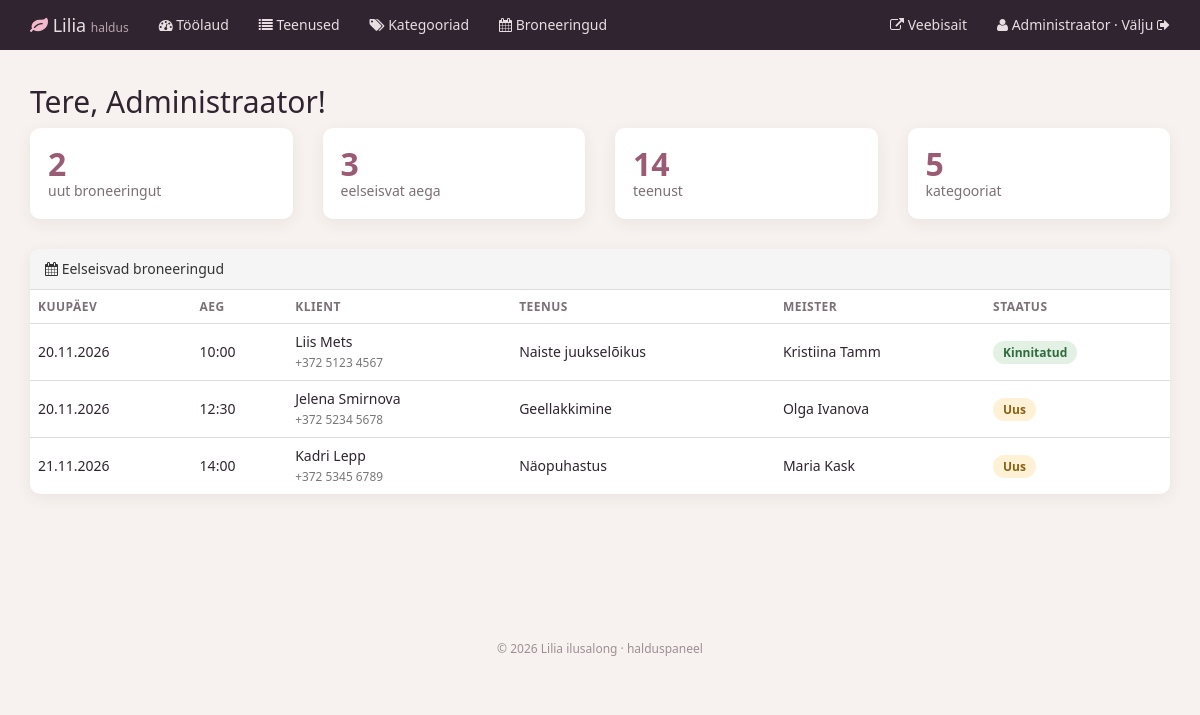
Before: /salon_admin/index.php (signed in) with the older database file.
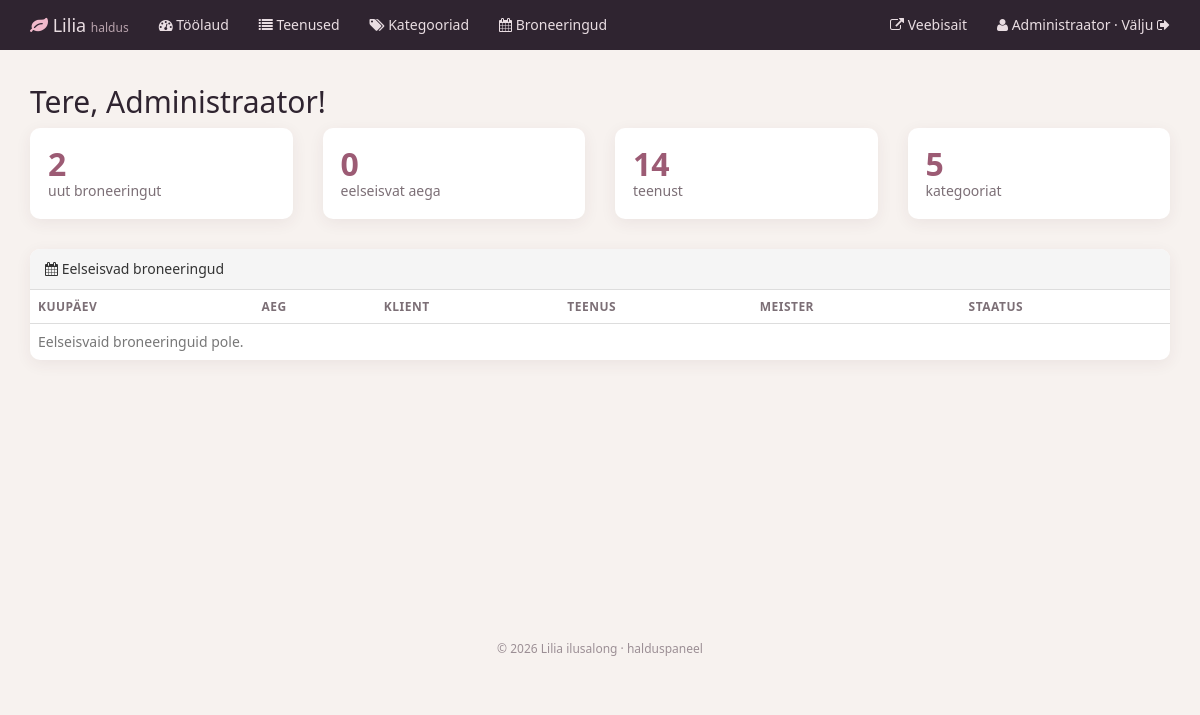
After: the same page with the newer database file.
### tables this page shows
CREATE TABLE bookings (
    id           INT AUTO_INCREMENT PRIMARY KEY,
    user_id      INT NULL,
    service_id   INT NOT NULL,
    master_id    INT NOT NULL,
    client_name  VARCHAR(100) NOT NULL,
    phone        VARCHAR(30)  NOT NULL,
    email        VARCHAR(150) NULL,
    booking_date DATE NOT NULL,
    booking_time TIME NOT NULL,
    note         VARCHAR(500) NULL,
    status       ENUM('new','confirmed','cancelled') NOT NULL DEFAULT 'new',
    created_at   TIMESTAMP NOT NULL DEFAULT CURRENT_TIMESTAMP,
     
    slot_active  TINYINT AS (IF(status = 'cancelled', NULL, 1)) STORED,
    CONSTRAINT fk_bookings_user FOREIGN KEY (user_id)
        REFERENCES users(id) ON DELETE SET NULL,
    CONSTRAINT fk_bookings_service FOREIGN KEY (service_id)
        REFERENCES services(id) ON DELETE CASCADE,
    CONSTRAINT fk_bookings_master FOREIGN KEY (master_id)
        REFERENCES masters(id) ON DELETE CASCADE,
    UNIQUE KEY uq_master_slot (master_id, booking_date, booking_time, slot_active)
);

CREATE TABLE services (
    id             INT AUTO_INCREMENT PRIMARY KEY,
    category_id    INT NOT NULL,
    title_et       VARCHAR(150) NOT NULL,
    title_ru       VARCHAR(150) NOT NULL,
    description_et TEXT NOT NULL,
    description_ru TEXT NOT NULL,
    price          DECIMAL(6,2) NOT NULL,
    duration_min   INT NOT NULL,
    picture        VARCHAR(255) NULL,
    is_popular     TINYINT(1) NOT NULL DEFAULT 0,
    created_at     TIMESTAMP NOT NULL DEFAULT CURRENT_TIMESTAMP,
    CONSTRAINT fk_services_category FOREIGN KEY (category_id)
        REFERENCES categories(id) ON DELETE RESTRICT
);

CREATE TABLE masters (
    id          INT AUTO_INCREMENT PRIMARY KEY,
    name        VARCHAR(100) NOT NULL,
    category_id INT NOT NULL,
    bio_et      TEXT NOT NULL,
    bio_ru      TEXT NOT NULL,
    experience  INT NOT NULL DEFAULT 1,
    CONSTRAINT fk_masters_category FOREIGN KEY (category_id)
        REFERENCES categories(id) ON DELETE RESTRICT
);

### salon_admin/controllerAdmin/controllerAdmin.php (called while the page is built, shortened)
<?php
class controllerAdmin {
    public static function formLoginSite() {
        if (modelAdmin::isAdmin()) {
            return self::dashboard();
        }
    }
    public static function dashboard() {
        $stats = modelAdmin::getStats();
        $upcoming = array_slice(modelAdminBooking::getBookingList('', true), 0, 8);
        include_once 'viewAdmin/startAdmin.php';
    }
}

### salon_admin/routeAdmin/routingAdmin.php (called while the page is built)
<?php
$host = explode('?', $_SERVER['REQUEST_URI'])[0];
$num  = substr_count($host, '/');
$path = explode('/', $host)[$num];
$isPost = $_SERVER['REQUEST_METHOD'] === 'POST';
$id = isset($_GET['id']) ? (int)$_GET['id'] : 0;
if ($path == '' OR $path == 'index.php') {
    $response = controllerAdmin::formLoginSite();
}
elseif ($path == 'login') {
    $response = controllerAdmin::loginAction();
}
elseif ($path == 'logout') {
    $response = controllerAdmin::logoutAction();
}
elseif (!modelAdmin::isAdmin()) {
    $response = controllerAdmin::formLoginSite();
}
elseif ($path == 'dashboard') {
    $response = controllerAdmin::dashboard();
}
elseif ($path == 'servicesAdmin') {
    $response = controllerAdminService::ServiceList();
}
elseif ($path == 'serviceAdd') {
    $response = controllerAdminService::ServiceAddForm();
}
elseif ($path == 'serviceAddResult' and $isPost) {
    $response = controllerAdminService::ServiceAddResult();
}
elseif ($path == 'serviceEdit' and $id) {
    $response = controllerAdminService::ServiceEditForm($id);
}
elseif ($path == 'serviceEditResult' and $id and $isPost) {
    $response = controllerAdminService::ServiceEditResult($id);
}
elseif ($path == 'serviceDel' and $id) {
    $response = controllerAdminService::ServiceDeleteForm($id);
}
elseif ($path == 'serviceDelResult' and $id and $isPost) {
    $response = controllerAdminService::ServiceDeleteResult($id);
}
elseif ($path == 'categoriesAdmin') {
    $response = controllerAdminCategory::CategoryList();
}
elseif ($path == 'categoryAdd' and $isPost) {
    $response = controllerAdminCategory::CategoryAdd();
}
elseif ($path == 'categoryEdit' and $id) {
    $response = controllerAdminCategory::CategoryEditForm($id);
}
elseif ($path == 'categoryEditResult' and $id and $isPost) {
    $response = controllerAdminCategory::CategoryEditResult($id);
}
elseif ($path == 'categoryDel' and $id and $isPost) {
    $response = controllerAdminCategory::CategoryDelete($id);
}
elseif ($path == 'bookingsAdmin') {
    $response = controllerAdminBooking::BookingList();
}
elseif ($path == 'bookingStatus' and $isPost) {
    $response = controllerAdminBooking::BookingStatus();
}
elseif ($path == 'bookingDel' and $isPost) {
    $response = controllerAdminBooking::BookingDelete();
}
else {
    $response = controllerAdmin::error404();
}

### salon_admin/index.php (called while the page is built, shortened)
<?php
require_once '../inc/Database.php';
require_once '../inc/Lang.php';
include_once 'modelAdmin/modelAdmin.php';
include_once 'modelAdmin/modelAdminBooking.php';
include_once 'controllerAdmin/controllerAdmin.php';
include 'routeAdmin/routingAdmin.php';

### inc/Lang.php (called while the page is built, shortened)
<?php
function e($value) {
    return htmlspecialchars((string)$value, ENT_QUOTES, 'UTF-8');
}

### inc/Database.php (called while the page is built, shortened)
<?php
class Database {
    private $conn;
    private $host;
    private $user;
    private $password;
    private $baseName;
    function __construct() {
        $this->host     = getenv('DB_HOST') ?: 'db';
        $this->user     = getenv('DB_USER') ?: 'lilia_app';
        $this->password = getenv('DB_PASSWORD') !== false ? getenv('DB_PASSWORD') : '';
        $this->baseName = getenv('DB_NAME') ?: 'ilusalong';
    }
    function connect() {
        if (!$this->conn) {
            try {
                $this->conn = new PDO(
                    'mysql:host=' . $this->host . ';dbname=' . $this->baseName . ';charset=utf8mb4',
                    $this->user,
                    $this->password,
                    array(PDO::ATTR_ERRMODE => PDO::ERRMODE_EXCEPTION)
                );
            } catch (Exception $e) {
                error_log('DB connection failed: ' . $e->getMessage());
                http_response_code(503);
                die('Andmebaasiga ühendumine ebaõnnestus. Palun proovi hiljem uuesti.');
            }
        }
        return $this->conn;
    }
    function disconnect() {
        $this->conn = null;
    }
    function getOne($query, $params = array()) {
        $stmt = $this->conn->prepare($query);
        $stmt->execute($params);
        return $stmt->fetch(PDO::FETCH_ASSOC);
    }
    function getAll($query, $params = array()) {
        $stmt = $this->conn->prepare($query);
        $stmt->execute($params);
        return $stmt->fetchAll(PDO::FETCH_ASSOC);
    }
}

### salon_admin/modelAdmin/modelAdmin.php (called while the page is built, shortened)
<?php
class modelAdmin {
    public static function getStats() {
        $db = new Database();
        return array(
            'services'   => $db->getOne("SELECT COUNT(*) c FROM services")['c'],
            'categories' => $db->getOne("SELECT COUNT(*) c FROM categories")['c'],
            'new'        => $db->getOne("SELECT COUNT(*) c FROM bookings WHERE status = 'new'")['c'],
            'upcoming'   => $db->getOne("SELECT COUNT(*) c FROM bookings WHERE booking_date >= CURDATE() AND status <> 'cancelled'")['c'],
            'reviews'    => $db->getOne("SELECT COUNT(*) c FROM reviews")['c'],
        );
    }
}

### salon_admin/modelAdmin/modelAdminBooking.php (called while the page is built, shortened)
<?php
class modelAdminBooking {
    public static function getBookingList($status = '', $upcomingOnly = false) {
        $where = array();
        $params = array();
        if ($upcomingOnly) {
            $where[] = 'b.booking_date >= CURDATE()';
        }
        $db = new Database();
        return $db->getAll(
            "SELECT b.*, s.title_et, m.name AS master_name, u.email AS account_email
             FROM bookings b
             JOIN services s ON s.id = b.service_id
             JOIN masters m ON m.id = b.master_id
             LEFT JOIN users u ON u.id = b.user_id "
            . ($where ? 'WHERE ' . implode(' AND ', $where) : '') .
            " ORDER BY b.booking_date, b.booking_time",
            $params
        );
    }
}

### salon_admin/viewAdmin/startAdmin.php (the view, shortened to what the changed rows need)
<h2>Tere, <?php echo e($_SESSION['name']); ?>!</h2>
<div class="row stats-row">
    <div class="col-xs-6 col-md-3"><a class="stat-box" href="bookingsAdmin?upcoming=1"><strong><?php echo (int)$stats['upcoming']; ?></strong>eelseisvat aega</a></div>
</div>
<div class="panel panel-default">
    <div class="table-wrap">
        <table class="table table-hover table-cards">
            <tr><th>Kuupäev</th><th>Aeg</th><th>Klient</th><th>Teenus</th><th>Meister</th><th>Staatus</th></tr>
            <?php foreach ($upcoming as $b): ?>
                <tr>
                    <td><?php echo e(date('d.m.Y', strtotime($b['booking_date']))); ?></td>
                    <td><?php echo e(substr($b['booking_time'], 0, 5)); ?></td>
                    <td><?php echo e($b['client_name']); ?><br><small class="text-muted"><?php echo e($b['phone']); ?></small></td>
                    <td><?php echo e($b['title_et']); ?></td>
                    <td><?php echo e($b['master_name']); ?></td>
                    <td><span class="status status-<?php echo e($b['status']); ?>"><?php echo e(modelAdminBooking::STATUSES[$b['status']]); ?></span></td>
                </tr>
            <?php endforeach; ?>
            <?php if (!$upcoming): ?><tr><td colspan="6" class="text-muted">Eelseisvaid broneeringuid pole.</td></tr><?php endif; ?>
        </table>
    </div>
</div>
<?php include 'viewAdmin/templates/layout.php';

Changed rows visible on the page:
no longer on this page (row edited): bookings: booking_date "20.11.2026", booking_time "10:00", client_name "Liis Mets", phone "+372 5123 4567", service.title_et "Naiste juukselõikus", master.name "Kristiina Tamm", status "Kinnitatud"
no longer on this page (row edited): bookings: booking_date "20.11.2026", booking_time "12:30", client_name "Jelena Smirnova", phone "+372 5234 5678", service.title_et "Geellakkimine", master.name "Olga Ivanova", status "Uus"
no longer on this page (row edited): bookings: booking_date "21.11.2026", booking_time "14:00", client_name "Kadri Lepp", phone "+372 5345 6789", service.title_et "Näopuhastus", master.name "Maria Kask", status "Uus"
Other visible differences:
$stats['upcoming']: "3" → "0"
text now shown: "Eelseisvaid broneeringuid pole."
